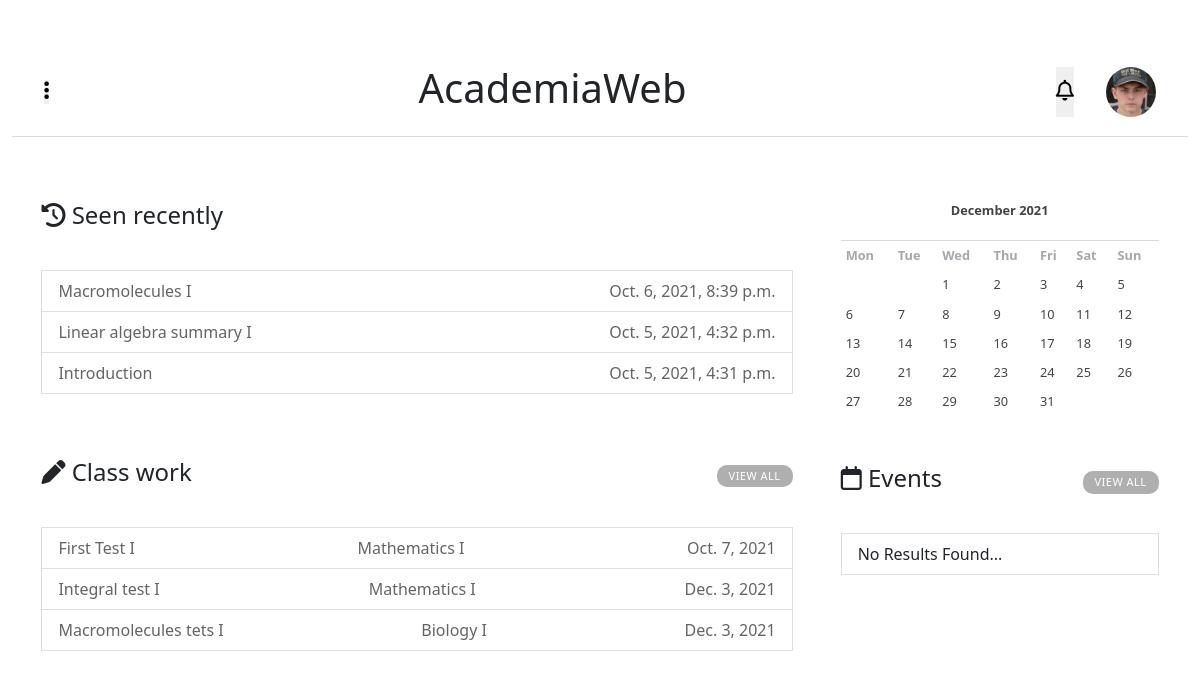
/academiaweb/home/ (signed in), run on the app's committed database.
### main_app/models.py (models this page shows, shortened)
class Students(models.Model):
    id              = models.AutoField(primary_key=True)
    user            = models.ForeignKey(UserAccount,on_delete=models.CASCADE)
    document        = models.CharField(max_length=8,unique=True)
    first_name      = models.CharField(max_length=200)
    last_name       = models.CharField(max_length=200)
    date_of_birth   = models.DateField(default=datetime.date.today)
    gender_choice   = (('male','male'),('feminine','feminine'),('undefined','undefined'))
    gender          = models.CharField(max_length=10, default='male', choices=gender_choice)
    nationality     = CountryField()
    year            = models.ForeignKey(SchoolYears,on_delete=models.CASCADE,blank=True,null=True)
    profile_picture = models.ImageField(upload_to=upload_location_students,blank=True,null=True)
    class Meta():
        verbose_name        = 'Student'
        verbose_name_plural = 'Students'
    @property
    def email(self):
        return str(self.user)

class History(models.Model):
    student     = models.ForeignKey(Students,on_delete=models.CASCADE)
    content_id  = models.ForeignKey(Content,on_delete=models.CASCADE)
    topic_id    = models.ForeignKey(CourseTopic,on_delete=models.CASCADE)
    course_id   = models.ForeignKey(Courses,on_delete=models.CASCADE)
    seen        = models.DateTimeField(auto_now_add=timezone.now())

class Content(models.Model):
    id       = models.AutoField(primary_key=True)
    topic    = models.ForeignKey(CourseTopic,on_delete=models.CASCADE)
    name     = models.CharField(max_length=50)
    field    = models.FileField(upload_to=upload_location_content)
    created  = models.DateTimeField(auto_now_add=timezone.now())
    class Meta():
        verbose_name        = 'Content'
        verbose_name_plural = 'Contents'

class ClassWork(models.Model):
    author   = models.ForeignKey(Teachers,on_delete=models.CASCADE)
    year     = models.ForeignKey(SchoolYears,on_delete=models.CASCADE)
    course   = models.ForeignKey(Courses,on_delete=models.CASCADE)
    topic    = models.ForeignKey(CourseTopic,on_delete=models.CASCADE)
    title    = models.CharField(max_length=50)
    instructions = models.TextField()
    file     = models.FileField(upload_to=upload_location_assignment,null=True,blank=True)
    deadline = models.DateField(null=True,blank=True)
    created = models.DateTimeField(auto_now=datetime.datetime.now())

class Courses(models.Model):
    id             = models.AutoField(primary_key=True)
    name           = models.CharField(max_length=200)
    description    = models.TextField()
    year           = models.ForeignKey(SchoolYears,on_delete=models.CASCADE)
    course_picture = models.ImageField(blank=True,null=True, upload_to=upload_location)
    class Meta():
        verbose_name        = 'Course'
        verbose_name_plural = 'Courses'
    def __str__(self):
        return self.name

### main_app/views.py (the view)
# urls.py: path('home/',views.HomeView,name='home'),
@login_required(login_url='login')
def HomeView(request):
    data = user_profile(request)
    user = data['user']
    notifications = data['notifications']
    year     = timezone.now().year
    month    = timezone.now().month
    calendar = HTMLCalendar().formatmonth(theyear=year,themonth=month)
    events   = Events.objects.filter(event_date__month=month).all()
    classworks   = request_account(request)['classwork']
    admissions   = request_account(request)['admissions']
    history      = request_account(request)['history']
    studentworks = request_account(request)['studentworks']
    context = {'notifications':notifications,
                'user':user,'calendar':calendar,'events':events,
                'classworks':classworks,'admissions':admissions,
                'history':history,'studentworks':studentworks
    }
    return render(request,'home.html',context)

### main_app/models.py (called while the page is built)
    def __str__(self):
        return self.email

### main_app/utils.py (called while the page is built)
def request_account(request):
    data = user_profile(request)
    user = data['user']
    if request.user.is_admin:
        history      = None
        classwork    = None
        studentworks = None
    if request.user.is_student:
        history      = History.objects.order_by('-seen')[0:5]
        admissions   = None
        classwork    = ClassWork.objects.filter(year=user.year).all()
        studentworks = None
    elif request.user.is_teacher:
        classwork    = ClassWork.objects.filter(course=user.course).all()
        studentworks = StudentWorks.objects.filter(course=user.course).order_by('-id').all()
        admissions   = None
        history      = None
    return{'classwork':classwork,'admissions':admissions,'history':history,'studentworks':studentworks}

### main_app/templates/home.html (shortened to what this page needs)
{% extends 'base_home.html' %}
{% load static %}
{% block content %}
<link rel="stylesheet" href="{% static 'css/home.css' %}">
<div class="content">
    {% if request.user.is_admin %}
    <ul class="list-group">
        <div class="first_request">
            <div class="content-title">
                <h4><i class="fas fa-graduation-cap"></i> Admissions</h4>
                <a href="">View All</a>
            </div>
            {% if admissions %}
            {% for admission in admissions %}
            <li class="list-group-item">
                <a href="{% url 'admission' admission.email  %}">
                    <img src="{{admission.profile_picture.url}}" class="profile_picture">
                    <p id="info1">{{admission.full_name}}</p>
                    <p id="info2">{{admission.sent_date}}</p>
                </a>
            </li>
            {% endfor %}
            {% else %}
            <li class="list-group-item">No Results Found...</li>
            {% endif %}
        </div>
    </ul>
    {% elif request.user.is_student %}
    <ul class="list-group">
        <div class="first_request">
            <div class="content-title">
                <h4><i class="fas fa-history"></i> Seen recently</h4>
            </div>
            {% if history %}
            {% for h in  history %}
            <li class="list-group-item" >
                <a href="{{h.content_id.field.url}}" onclick="content_select(this)" data-id="{{h.content_id.id}}" >
                    <p id="info1">{{h.content_id.name}}</p>
                    <p id="info2">{{h.seen}}</p>
                </a>
            </li>
            {% endfor %}
            {% else %}
            <li class="list-group-item">No Results Found...</li>
            {% endif %}
        </div>
        <div class="second_request" style="margin: 2rem 0 0 0;">
            <div class="content-title">
                <h4><i class="fas fa-pen"></i> Class work</h4>
                <a href="">View All</a>
            </div>
            {% if classworks %}
            {% for work in classworks %}
            <li class="list-group-item">
                <a href="">
                    <p id="info1">{{work.title}}</p>
                    <p id="info2">{{work.course}}</p>
                    <p id="info1">{{work.deadline}}</p>
                </a>
            </li>
            {% endfor %}
            {% else %}
            <li class="list-group-item">No Results Found...</li>
            {% endif %}
        </div>
    </ul>
    {% endif %}
    <div class="events">
        <div class="calendar">
            {{calendar|safe}}
        </div>
        <div class="content-title">
            <h4><i class="far fa-calendar"></i> Events</h4>
            <a href="{% url 'events' %}">View All</a>
        </div>
        {% if events %}{% for event in events %}
        <li class="list-group-item">
            <a href="{% url 'event' event.title event.event_date %}">
                <p id="info1">{{event.title}}</p>
                <p id="info2">{{event.event_date}}</p>
            </a>
        </li>
        {% endfor %}{% else %}
        <li class="list-group-item">
            No Results Found...
        </li>{% endif %}
    </div>
</div>
{% endblock %}

### main_app/templates/base_home.html (shortened to what this page needs)
<!DOCTYPE html>
<html lang="en">
<head>
    {% load static %}
    <link href="https://cdn.jsdelivr.net/npm/bootstrap@5.0.1/dist/css/bootstrap.min.css" rel="stylesheet">
    <link rel="stylesheet" href="{% static 'css/base_home.css' %}">
</head>
  <body>
    <div class="main">
            <div class="title-pag">
                <div class="title_and_bar">
                    <button id="icon_menu" onclick="toggleMenu()"><i class="fas fa-ellipsis-v"></i></button>
                    <a href="{% url 'home' %}">
                        <h1>AcademiaWeb</h1>
                    </a>
                </div>
                <div class="user_and_noti">
                    <button id="icon-noti" onclick="toggleNoti()"><i class="far fa-bell"></i></button>
                    <a href="{% url 'user_profile'  user.email  %}" id="user">
                    <img src="{{user.profile_picture.url}}">
                    </a>
                </div>
            </div>
            <div class="content-extends col">
            {% block content %}
            {% endblock %}
            </div>
    </div>
</body>
</html>

### main_app/static/css/base_home.css (style rules this page uses)
.main { width: 100%; padding-right: var(--bs-gutter-x,.75rem); padding-left: var(--bs-gutter-x,.75rem); margin-right: auto; margin-left: auto; }
button { border: none; padding: 0; margin: 0; }
.title-pag { display: flex; width: 100%; justify-content: space-between; align-items: center; padding: 4rem 2rem 1rem; border-bottom: 1px solid #d9dadc; }
.title-pag .title_and_bar { display: contents; align-items: center; }
.title_and_bar i, .user_and_noti i { font-size: 1.3rem; cursor: pointer; }
.title_and_bar a { text-decoration: none; color: #212529; }
a#user { margin: 0 0 0 2rem; }
.title-pag .user_and_noti img { display: none; width: 50px; border-radius: 50%; }
.content-extends { animation-name: view; animation-duration: 1.5s; }
@media (min-width:575px) { .title-pag .user_and_noti { display: flex; } }
@media (min-width:575px) { .title-pag .user_and_noti img { display: block; } }

### main_app/static/css/home.css (style rules this page uses)
.content { padding: 0 2rem; }
.content-title { display: flex; justify-content: space-between; align-items: center; padding: 2rem 0 ; margin: auto; }
.content-title a { text-decoration: none; }
.content-title a { background: rgb(175, 175, 175); color: white; transition: all 0.2s; border-radius: 10px; margin: 0; padding: 3px 12px; font-weight: 400; font-size: 11px; text-transform: uppercase; letter-spacing: 0.5px; }
.list-group { padding: 2rem 0 0 0; }
.list-group-item a { text-decoration: none; display: flex; align-items: center; justify-content: space-between; }
.list-group-item a p { margin: 0; color: rgb(100, 100, 100); }
.events { padding: 4rem 0; width: 90%; margin: auto; }
table { font-size: .8rem; --bs-table-bg: transparent; --bs-table-accent-bg: transparent; --bs-table-striped-color: #212529; --bs-table-striped-bg: rgba(0, 0, 0, 0.05); --bs-table-active-color: #212529; --bs-table-active-bg: rgba(0, 0, 0, 0.1); --bs-table-hover-color: #212529; --bs-table-hover-bg: rgba(0, 0, 0, 0.075); width: 100%; margin-bottom: 1rem; color: #212529; vertical-align: top; border-color: #dee2e6; }
tbody tr th.month { text-align: center; padding: 0 0 20px 0; border-bottom: 1px solid #d9dadc; }
tbody tr th.mon, th.tue, th.wed, th.thu, th.fri, th.sat, th.sun { color: #AAA4AC; }
tbody tr th, tbody tr td { padding: 5px; color: #444444; }
@media (min-width:800px) { .content { display: flex; justify-content: space-between; width: 95%; margin: auto; padding: 0; } }
@media (min-width:800px) { .list-group { width: 70%; } }
@media (min-width:800px) { .events { margin: 0 0 0 3rem; width: 331px; } }

### data on the page
Students: profile_picture (picture)
History: content_id.name "Macromolecules I", seen "Oct. 6, 2021, 8:39 p.m."
History: content_id.name "Linear algebra summary I", seen "Oct. 5, 2021, 4:32 p.m."
History: content_id.name "Introduction", seen "Oct. 5, 2021, 4:31 p.m."
ClassWork: title "First Test I", course "Mathematics I", deadline "Oct. 7, 2021"
ClassWork: title "Integral test I", course "Mathematics I", deadline "Dec. 3, 2021"
ClassWork: title "Macromolecules tets I", course "Biology I", deadline "Dec. 3, 2021"

### other printed values
{{ calendar|safe }} "December 2021 Mon Tue Wed Thu Fri Sat Sun 1 2 3 4 5 6 7 8 9 10 11 12 13 14 15 16 17 18 19 20 21 22 23 24 25 26 27 28 29 30 31"
